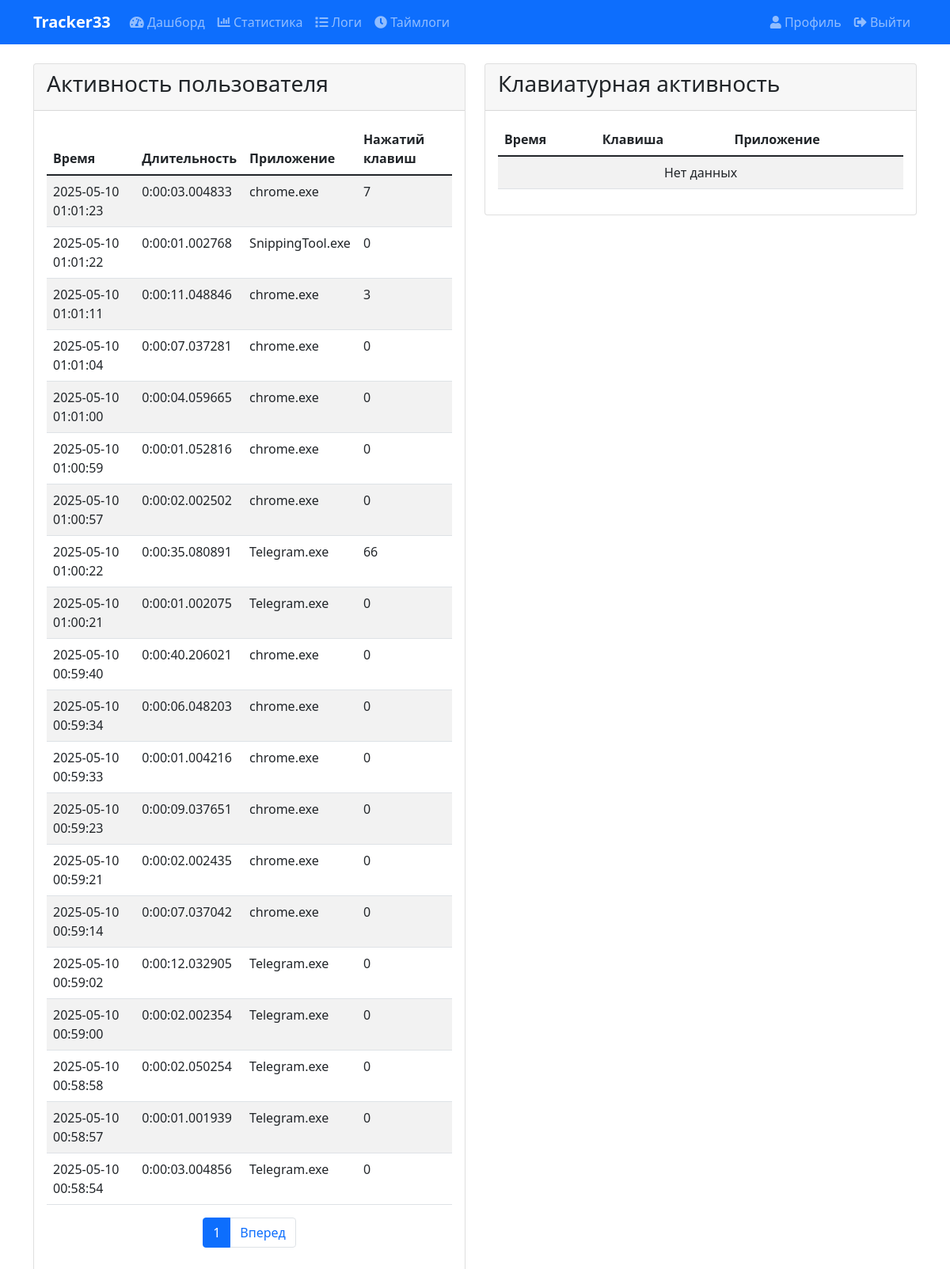
Screenshot of /api/logs/ (signed in) with the database file from the repository.
### tracking/models.py (models this page shows, shortened)
class UserActivity(models.Model):
    user = models.ForeignKey(CustomUser, on_delete=models.CASCADE, verbose_name='Пользователь')
    application = models.ForeignKey(Application, on_delete=models.CASCADE, verbose_name='Приложение')
    start_time = models.DateTimeField(verbose_name='Время начала')
    end_time = models.DateTimeField(verbose_name='Время окончания')
    duration = models.DurationField(verbose_name='Длительность', null=True, blank=True)
    keyboard_presses = models.IntegerField(default=0, verbose_name='Количество нажатий клавиш')
    class Meta:
        verbose_name = 'Активность пользователя'
        verbose_name_plural = 'Активности пользователей'
        indexes = [
            models.Index(fields=['user', 'start_time']),
            models.Index(fields=['user', 'end_time']),
            models.Index(fields=['application', 'start_time']),
            models.Index(fields=['application', 'end_time']),
        ]

class Application(models.Model):
    user = models.ForeignKey(CustomUser, on_delete=models.CASCADE, related_name='tracked_apps', null=True, blank=True)
    name = models.CharField(max_length=255, verbose_name='Название приложения')
    process_name = models.CharField(max_length=255, verbose_name='Имя процесса')
    is_active = models.BooleanField(default=True, verbose_name='Активно')
    is_productive = models.BooleanField(default=False, verbose_name='Полезное приложение')
    created_at = models.DateTimeField(default=timezone.now)
    updated_at = models.DateTimeField(auto_now=True)
    class Meta:
        verbose_name = 'Приложение'
        verbose_name_plural = 'Приложения'
        unique_together = ('user', 'process_name')
        ordering = ['name']
        indexes = [
            models.Index(fields=['user', 'is_active']),
            models.Index(fields=['user', 'is_productive']),
            models.Index(fields=['process_name']),
        ]

### tracking/views.py (the view)
# urls.py: path('logs/', LogsView.as_view(), name='logs'),
class LogsView(LoginRequiredMixin, ListView):
    template_name = 'logs.html'
    model = UserActivity
    context_object_name = 'activities'
    paginate_by = 20
    def get_queryset(self):
        return UserActivity.objects.filter(
            user=self.request.user
        ).order_by('-start_time')
    def get_context_data(self, **kwargs):
        context = super().get_context_data(**kwargs)
        context['keyboard_activities'] = KeyboardActivity.objects.filter(
            user=self.request.user
        ).order_by('-timestamp')[:20]
        return context

### tracking/logging.py (called while the page is built)
    @staticmethod
    def log_view_performance(view_name, response_time, status_code):
        log_data = {
            'timestamp': datetime.now().isoformat(),
            'view_name': view_name,
            'response_time': response_time,
            'status_code': status_code
        }
        performance_logger.info(json.dumps(log_data))

### templates/logs.html (shortened to what this page needs)
{% extends 'base.html' %}
{% block content %}
<div class="row">
    <div class="col-md-6">
        <div class="card">
            <div class="card-header">
                <h3 class="card-title">Активность пользователя</h3>
            </div>
            <div class="card-body">
                <div class="table-responsive">
                    <table class="table table-striped">
                        <thead>
                            <tr>
                                <th>Время</th>
                                <th>Длительность</th>
                                <th>Приложение</th>
                                <th>Нажатий клавиш</th>
                            </tr>
                        </thead>
                        <tbody>
                            {% for activity in activities %}
                            <tr>
                                <td>{{ activity.start_time|date:"Y-m-d H:i:s" }}</td>
                                <td>{{ activity.duration }}</td>
                                <td>{{ activity.application.name }}</td>
                                <td>{{ activity.keyboard_presses }}</td>
                            </tr>
                            {% empty %}
                            <tr>
                                <td colspan="4" class="text-center">Нет данных</td>
                            </tr>
                            {% endfor %}
                        </tbody>
                    </table>
                </div>
                {% if is_paginated %}
                <nav aria-label="Page navigation">
                    <ul class="pagination justify-content-center">
                        <li class="page-item active">
                            <span class="page-link">{{ page_obj.number }}</span>
                        </li>
                        {% if page_obj.has_next %}
                        <li class="page-item">
                            <a class="page-link" href="?page={{ page_obj.next_page_number }}">Вперед</a>
                        </li>
                        {% endif %}
                    </ul>
                </nav>
                {% endif %}
            </div>
        </div>
    </div>
    <div class="col-md-6">
        <div class="card">
            <div class="card-header">
                <h3 class="card-title">Клавиатурная активность</h3>
            </div>
            <div class="card-body">
                <div class="table-responsive">
                    <table class="table table-striped">
                        <thead>
                            <tr>
                                <th>Время</th>
                                <th>Клавиша</th>
                                <th>Приложение</th>
                            </tr>
                        </thead>
                        <tbody>
                            {% for activity in keyboard_activities %}
                            <tr>
                                <td>{{ activity.timestamp|date:"Y-m-d H:i:s" }}</td>
                                <td>{{ activity.key_pressed }}</td>
                                <td>{{ activity.application.name }}</td>
                            </tr>
                            {% empty %}
                            <tr>
                                <td colspan="3" class="text-center">Нет данных</td>
                            </tr>
                            {% endfor %}
                        </tbody>
                    </table>
                </div>
            </div>
        </div>
    </div>
</div>
{% endblock %}

### templates/base.html (style rules this page uses)
.card { transition: transform 0.2s; }

### rows the page displays
UserActivity: start_time "2025-05-10 01:01:23", duration "0:00:03.004833", application.name "chrome.exe", keyboard_presses "7"
UserActivity: start_time "2025-05-10 01:01:22", duration "0:00:01.002768", application.name "SnippingTool.exe", keyboard_presses "0"
UserActivity: start_time "2025-05-10 01:01:11", duration "0:00:11.048846", application.name "chrome.exe", keyboard_presses "3"
UserActivity: start_time "2025-05-10 01:01:04", duration "0:00:07.037281", application.name "chrome.exe", keyboard_presses "0"
UserActivity: start_time "2025-05-10 01:01:00", duration "0:00:04.059665", application.name "chrome.exe", keyboard_presses "0"
UserActivity: start_time "2025-05-10 01:00:59", duration "0:00:01.052816", application.name "chrome.exe", keyboard_presses "0"
UserActivity: start_time "2025-05-10 01:00:57", duration "0:00:02.002502", application.name "chrome.exe", keyboard_presses "0"
UserActivity: start_time "2025-05-10 01:00:22", duration "0:00:35.080891", application.name "Telegram.exe", keyboard_presses "66"
UserActivity: start_time "2025-05-10 01:00:21", duration "0:00:01.002075", application.name "Telegram.exe", keyboard_presses "0"
UserActivity: start_time "2025-05-10 00:59:40", duration "0:00:40.206021", application.name "chrome.exe", keyboard_presses "0"
UserActivity: start_time "2025-05-10 00:59:34", duration "0:00:06.048203", application.name "chrome.exe", keyboard_presses "0"
UserActivity: start_time "2025-05-10 00:59:33", duration "0:00:01.004216", application.name "chrome.exe", keyboard_presses "0"
UserActivity: start_time "2025-05-10 00:59:23", duration "0:00:09.037651", application.name "chrome.exe", keyboard_presses "0"
UserActivity: start_time "2025-05-10 00:59:21", duration "0:00:02.002435", application.name "chrome.exe", keyboard_presses "0"
UserActivity: start_time "2025-05-10 00:59:14", duration "0:00:07.037042", application.name "chrome.exe", keyboard_presses "0"
UserActivity: start_time "2025-05-10 00:59:02", duration "0:00:12.032905", application.name "Telegram.exe", keyboard_presses "0"
UserActivity: start_time "2025-05-10 00:59:00", duration "0:00:02.002354", application.name "Telegram.exe", keyboard_presses "0"
UserActivity: start_time "2025-05-10 00:58:58", duration "0:00:02.050254", application.name "Telegram.exe", keyboard_presses "0"
UserActivity: start_time "2025-05-10 00:58:57", duration "0:00:01.001939", application.name "Telegram.exe", keyboard_presses "0"
UserActivity: start_time "2025-05-10 00:58:54", duration "0:00:03.004856", application.name "Telegram.exe", keyboard_presses "0"

### other values shown
{{ page_obj.number }} "1"
